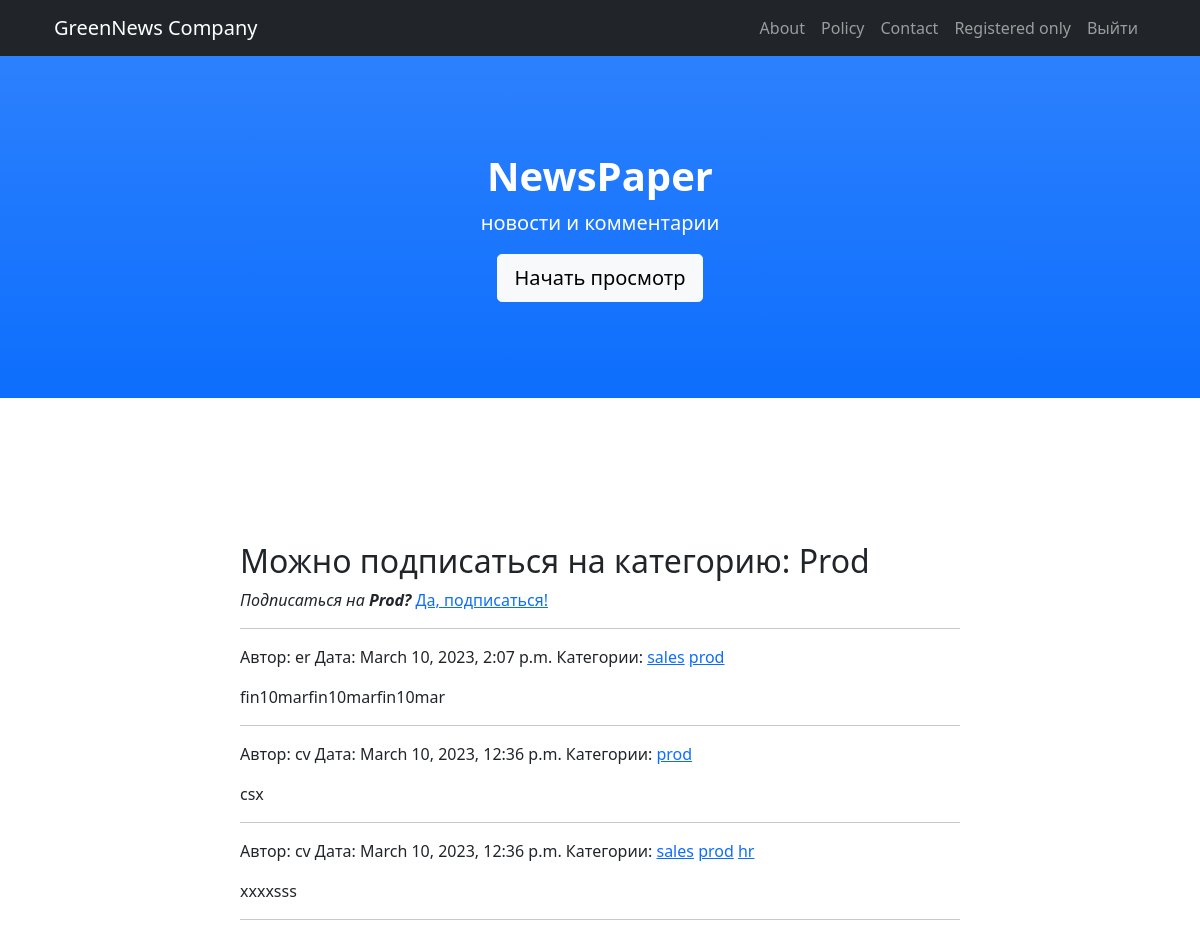
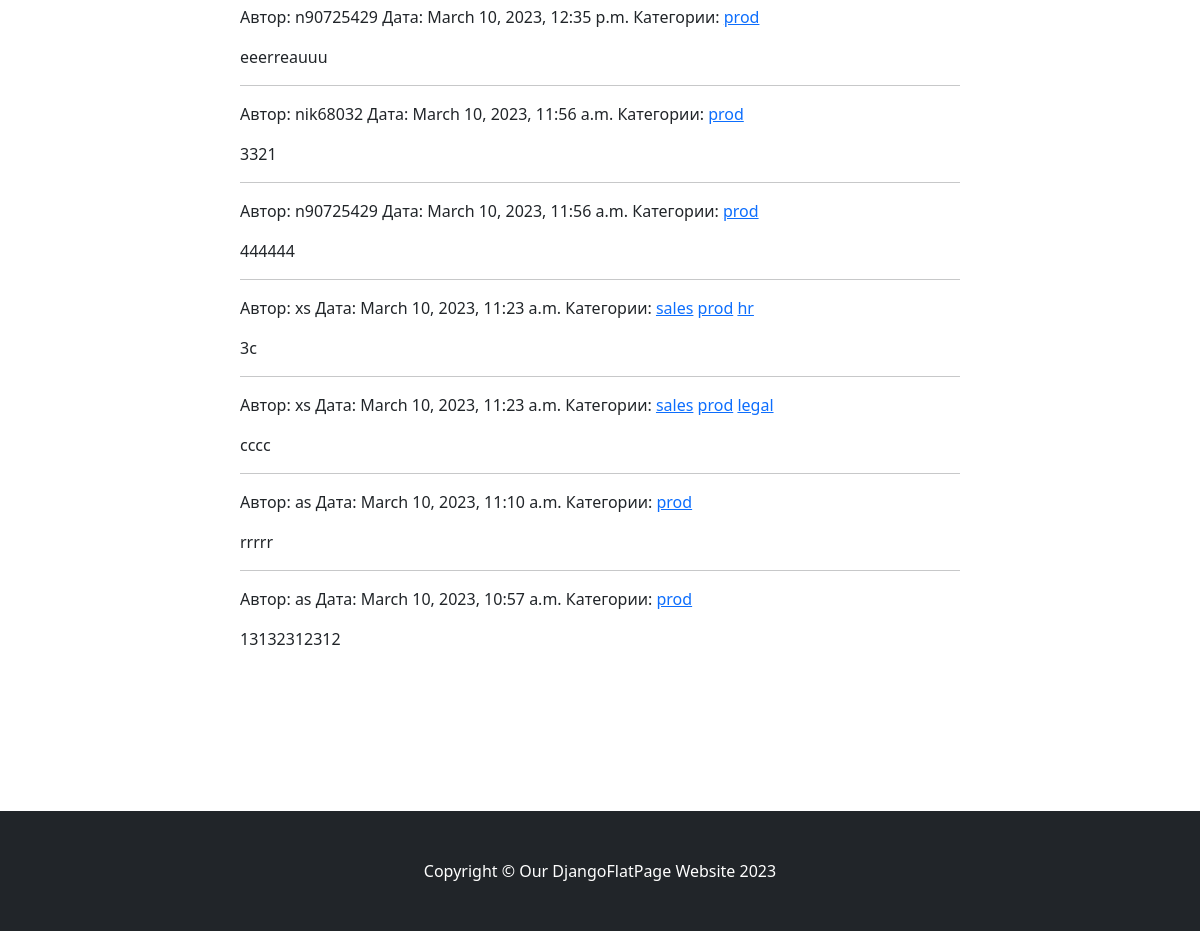
Page /posts/category/3/ (signed in) on the earlier database version (2 pictures, top to bottom).
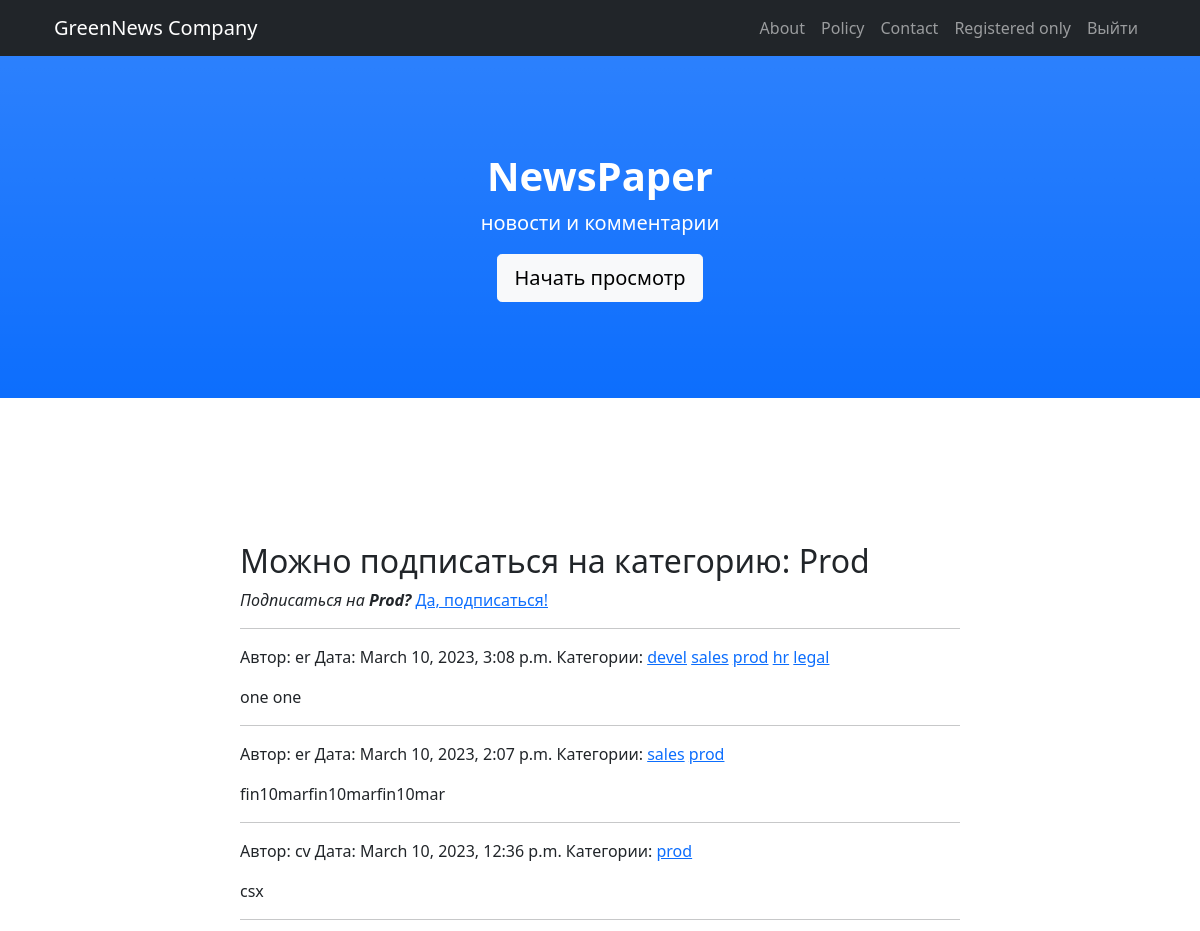
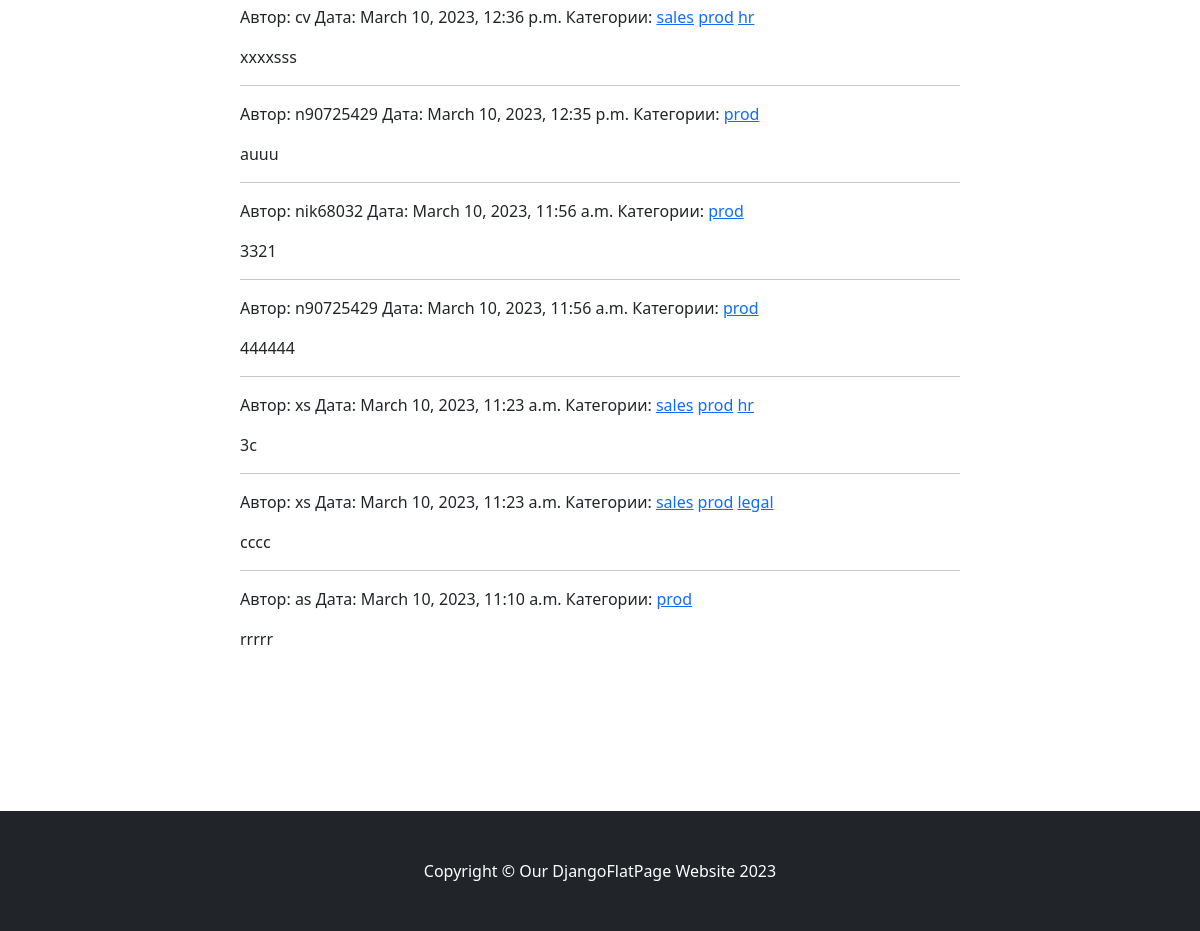
Same page on the later database version (2 pictures, top to bottom).
### news/models.py (models this page shows, shortened)
class Post(models.Model):
    postAuthor = models.ForeignKey(Author, on_delete=models.CASCADE,)
    postType = models.CharField(max_length=4, choices=post_types, default=news)
    postDatetime = models.DateTimeField(auto_now_add=True)
    category = models.ManyToManyField(Category, blank=True, through='PostCategory', related_name='posts',)
    head = models.CharField(max_length=124)
    postText = models.TextField()
    postRate = models.SmallIntegerField(default=0)

class Author(models.Model):
    authorName = models.OneToOneField(User, on_delete=models.CASCADE)
    authorRate = models.SmallIntegerField(default=0)

class Category(models.Model):
    name = models.CharField(max_length=64, unique=True)
    subscribers = models.ManyToManyField(User, blank=True, through='CategoryUser', related_name='subscr',)
    def __str__(self):
        return f'{self.name.title()}'

### news/views.py (the view)
# urls.py: path('category/<int:pk>/', PostCategoryView.as_view(), name='category'),
class PostCategoryView(ListView):
    model = Post
    template_name = 'news/category.html'
    context_object_name = 'posts'
    queryset = Post.objects.order_by('-postDatetime')
    paginate_by = 10
    def get_queryset(self):
        self.id = resolve(self.request.path_info).kwargs['pk']
        ctgr = Category.objects.get(id=self.id)
        queryset = Post.objects.filter(category=ctgr).order_by('-postDatetime')
        return queryset
    def get_context_data(self, **kwargs):
        context = super().get_context_data(**kwargs)
        user = self.request.user
        categry = Category.objects.get(id=self.id)
        subscribed = categry.subscribers.filter(email=user.email)
        if not subscribed:
            context['ctgry'] = categry
        return context

### news/templatetags/news_filters.py (called while the page is built)
@register.filter(name='censor')
def censor(value, arg='<banned>'):
    banned_words = [ 'пиздец', 'fuck', 'fucking', 'блядь', 'писец']
    if isinstance(value, str) and isinstance(arg, str):
        for i in banned_words:
            value = value.replace(i, arg)
        return value
    else:
        raise ValueError(f'Не применяется для {type(value)} и {type(arg)}')

### templates/news/category.html
{% extends 'flatpages/default.html' %}
{% block title %}
    {% if ctgry.id %}
        Можно подписаться на категорию: {{ ctgry }}
    {% else %} Вы подписаны на эту категорию.
    {% endif %}
{% endblock title %}
{% block content %}
{% if ctgry.id %}
<div>
    <em>
        Подписаться на <strong>{{ ctgry }}?</strong>
    </em>
    <a href="{% url 'subscribe' ctgry.id %}">Да, подписаться!</a>
</div>
{% endif %}
{% include 'news/includes/posts.html' %}
{% endblock content %}

### templates/news/includes/posts.html
{% load news_filters %}
{% if posts %}
  {% for post in posts %}
      <hr>
      {% include 'news/includes/details.html' %}
      <p>{{ post.postText|censor }}</p>
  {% endfor %}
{% else %}
  <h2>Пока нет постов.</h2>
{% endif %}

### templates/news/includes/details.html (shortened to what this page needs)
{% load news_filters %}
<p>
    Автоp: {{ post.postAuthor.authorName.username }}
    Дата: {{ post.postDatetime }}
    Категории:
    {% for ctgry in post.category.values %}
        <a href="{%  url 'category' ctgry.id %}">{{ ctgry.name }}</a>
    {% endfor %}
</p>

Differences in the rows shown:
no longer on this page (row unchanged): Post: postAuthor.authorName.username "as", postDatetime "March 10, 2023, 10:57 a.m.", postText|censor "13132312312", Category (name "prod")
now on this page (row unchanged): Post: postAuthor.authorName.username "er", postDatetime "March 10, 2023, 3:08 p.m.", postText|censor "one one", Category (name "sales"), Category (name "prod"), Category (name "hr"), Category (name "legal")
now on this page (row unchanged): Category: name "devel", shown under "er"
changed Post: postText|censor "eeerreauuu" → "auuu"
